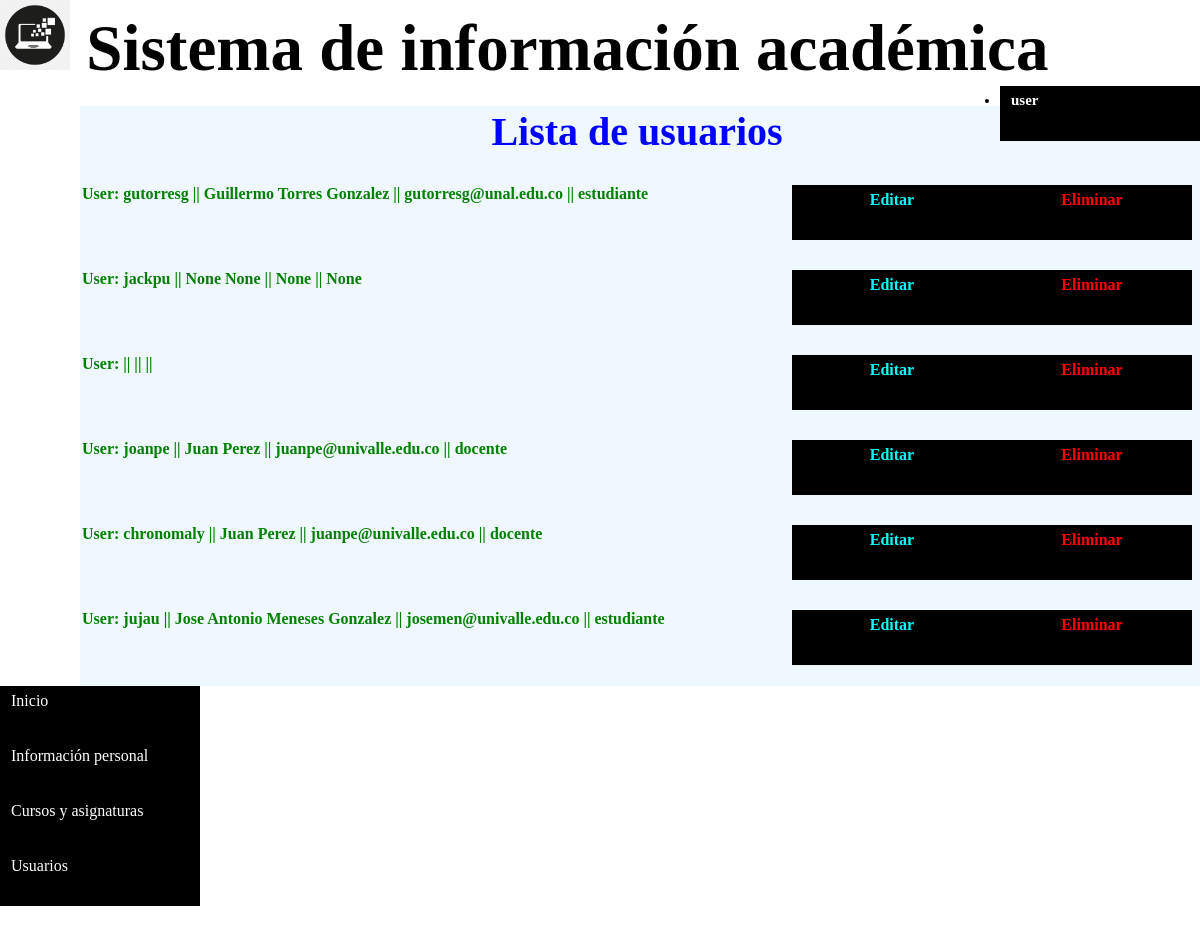
/edicion, run on an earlier commit of the app's database.
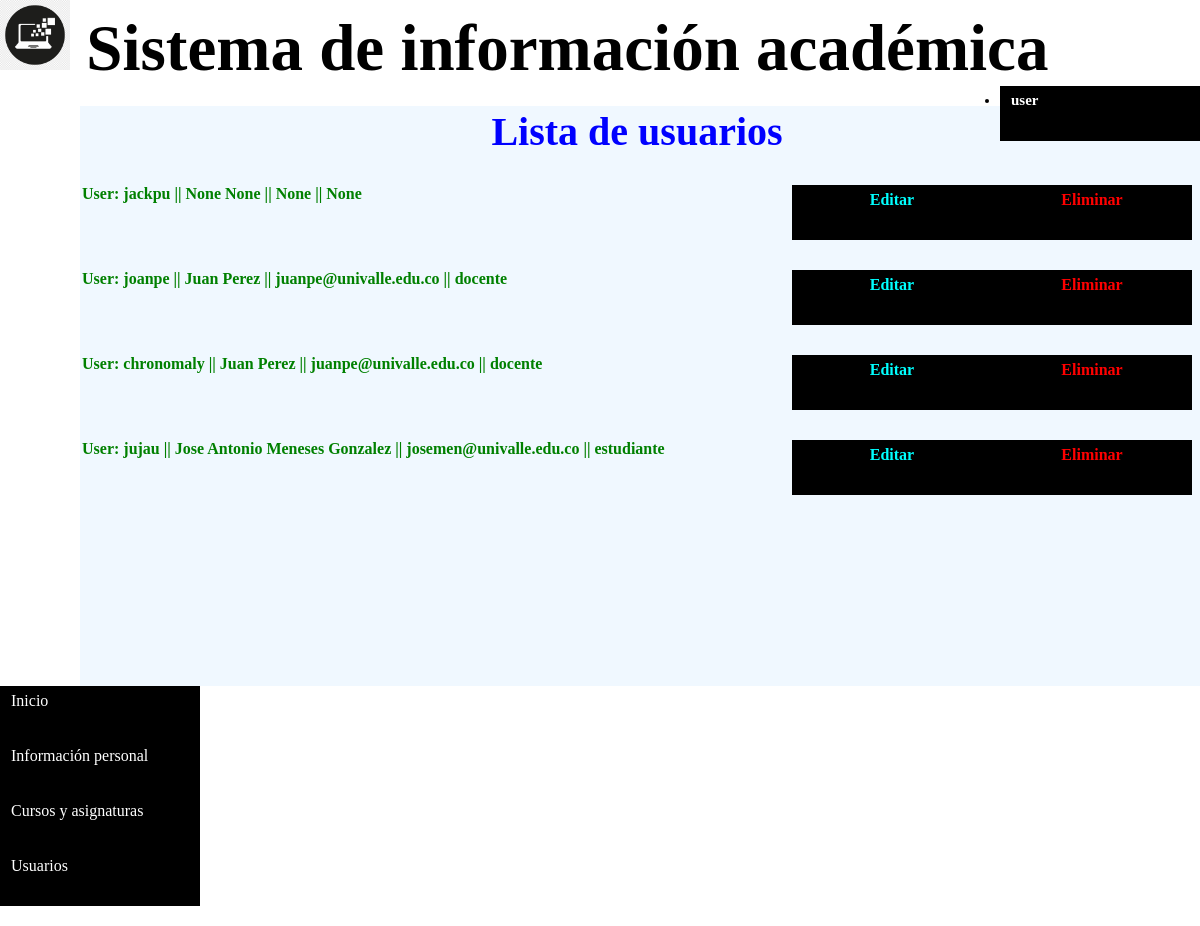
And on a later commit of the database.
### app.py (models this page shows)
class Tabla(db.Model):
    id=db.Column(db.Integer, primary_key=True)
    nickname=db.Column(db.String(20), unique=True, nullable=False)
    contrasena=db.Column(db.String(80),nullable=False)
    nombres_usuario=db.Column(db.String(20))
    apellidos_usuario=db.Column(db.String(20))
    rol=db.Column(db.String(10))
    direccion_usuario=db.Column(db.String(20))
    email_usuario=db.Column(db.String(40))
    genero_usuario=db.Column(db.String(3))
    fecha_nacimiento=db.Column(db.String(8))

### app.py (the view)
@app.route('/edicion')
def edicion():
    mostrar=Tabla.query.all()
    return render_template("edicion_usuarios.html", show=mostrar)

### templates/edicion_usuarios.html (shortened to what this page needs)
{% extends "base4.html" %}
{% block content %}
<h2>Lista de usuarios</h2>
                        <div class="card-body">
                            <ul class="list-group">
                                {% for x in show%}
                                <li class="list-group-item">
                                    {{"User: "}}
                                    {{x.nickname}}
                                    {{"||"}}
                                    {{x.nombres_usuario}}
                                    {{x.apellidos_usuario}}
                                    {{"||"}}
                                    {{x.email_usuario}}
                                    {{"||"}}
                                    {{x.rol}}
                                    <a href="{{ url_for('editar') }}" class="btnforright2">Editar</a>
                                    <a href="/delete/{{x.id}}" class="btnforright">Eliminar</a>
                                </li>
                                {% endfor%}
                            </ul>
                        </div>
{% endblock %}

What changed in the data, as far as the page shows it:
removed Tabla: value "User:", nickname "gutorresg", value "||", nombres_usuario "Guillermo", apellidos_usuario "Torres Gonzalez", email_usuario "gutorresg@unal.edu.co", rol "estudiante"
removed Tabla: value "User:", value "||"
